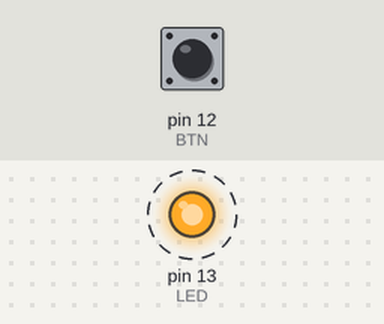
Simulated run of this sketch. Board: Arduino Uno, built with avr-gcc and run on an emulated ATmega328P. Shown: output pins drawn as LEDs (lit = HIGH). Dashed ring = blinking. The test bench sets the inputs (shaded band); at power-on: pin 12 (BTN) LOW.

Above: at 0.5 s.
Timing chart, 0 to 4.6 s (numbered marks = the images above):
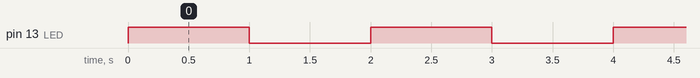

The sketch:

P2A2-Boton-Freq.ino
```cpp
#define LED 13
#define BTN 12
int button_state;

void setup() {
  // put your setup code here, to run once:
  pinMode (LED,OUTPUT );
  pinMode (BTN, INPUT);


}

void loop() {
  // put your main code here, to run repeatedly:
  button_state = digitalRead (BTN);

  if (button_state == 1){
    //Rutina de 4 Hz
    digitalWrite(LED, HIGH);   // turn the LED on (HIGH is the voltage level)
    delay(250);                       // wait for a second
    digitalWrite(LED, LOW);    // turn the LED off by making the voltage LOW
    delay(250);

  }

  else{

    //Rutina de 1 Hz
    digitalWrite (LED,HIGH);
    delay(1000);
    digitalWrite (LED,LOW);
    delay(1000);

  }


}
```

Measured:
- by itself, pin 13 (LED): alternates HIGH for 1.0 s and LOW for 1.0 s
